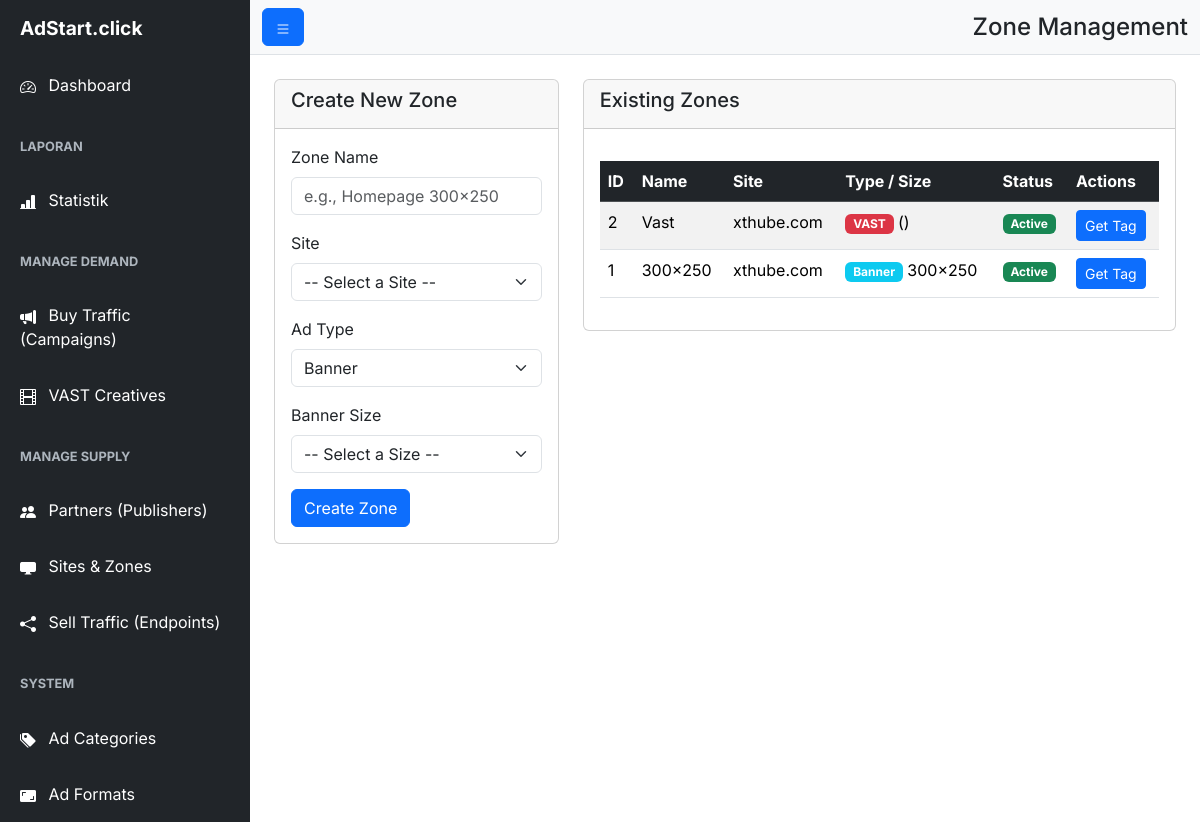
The app's page /admin/zones.php with its own data.
### tables this page shows
CREATE TABLE `zones` (
  `id` int(11) NOT NULL,
  `name` varchar(255) NOT NULL,
  `site_id` int(11) NOT NULL,
  `ad_type` enum('banner','vast') NOT NULL DEFAULT 'banner',
  `format_id` int(11) DEFAULT NULL COMMENT 'Hanya untuk tipe banner',
  `status` enum('active','paused') NOT NULL DEFAULT 'active'
);

CREATE TABLE `sites` (
  `id` int(11) NOT NULL,
  `publisher_id` int(11) NOT NULL,
  `domain` varchar(255) NOT NULL,
  `category_id` int(11) NOT NULL,
  `status` enum('active','pending','rejected') NOT NULL DEFAULT 'pending'
);

CREATE TABLE `ad_formats` (
  `id` int(11) NOT NULL,
  `width` int(11) NOT NULL,
  `height` int(11) NOT NULL,
  `format_name` varchar(100) NOT NULL
);

### admin/zones.php (the view, shortened to what this page needs)
<?php
require_once 'db.php';
$zones_query = "SELECT z.*, s.domain, f.width, f.height, f.format_name FROM zones z JOIN sites s ON z.site_id = s.id LEFT JOIN ad_formats f ON z.format_id = f.id ORDER BY z.id DESC";
$zones = $pdo->query($zones_query)->fetchAll();
include 'includes/header.php';
?>
<div class="row">
    <div class="col-lg-4">
        <div class="card">
            <div class="card-header"><h5 class="card-title">Create New Zone</h5></div>
            <div class="card-body">
                <form method="POST" action="zones.php">
                    <div class="mb-3">
                        <label for="name" class="form-label">Zone Name</label>
                        <input type="text" class="form-control" id="name" name="name" placeholder="e.g., Homepage 300x250" required>
                    </div>
                    <div class="mb-3">
                        <label for="site_id" class="form-label">Site</label>
                        <select class="form-select" id="site_id" name="site_id" required>
                            <option value="" disabled selected>-- Select a Site --</option>
                        </select>
                    </div>
                    <div class="mb-3">
                        <label for="ad_type" class="form-label">Ad Type</label>
                        <select class="form-select" id="ad_type" name="ad_type" required>
                            <option value="banner">Banner</option>
                        </select>
                    </div>
                    <div class="mb-3" id="format_container">
                        <label for="format_id" class="form-label">Banner Size</label>
                        <select class="form-select" id="format_id" name="format_id">
                            <option value="">-- Select a Size --</option>
                        </select>
                    </div>
                    <button type="submit" name="create_zone" class="btn btn-primary">Create Zone</button>
                </form>
            </div>
        </div>
    </div>
    <div class="col-lg-8">
        <div class="card">
            <div class="card-header"><h5 class="card-title">Existing Zones</h5></div>
            <div class="card-body">
                <div class="table-responsive">
                    <table class="table table-striped table-hover">
                        <thead class="table-dark">
                            <tr>
                                <th>ID</th>
                                <th>Name</th>
                                <th>Site</th>
                                <th>Type / Size</th>
                                <th>Status</th>
                                <th>Actions</th>
                            </tr>
                        </thead>
                        <tbody>
                            <?php foreach ($zones as $zone): ?>
                            <tr>
                                <td><?php echo $zone['id']; ?></td>
                                <td><?php echo htmlspecialchars($zone['name']); ?></td>
                                <td><?php echo htmlspecialchars($zone['domain']); ?></td>
                                <td>
                                    <?php if($zone['ad_type'] == 'banner'): ?>
                                        <span class="badge bg-info">Banner</span> <?php echo "{$zone['width']}x{$zone['height']}"; ?>
                                    <?php else: ?>
                                        <span class="badge bg-danger">VAST</span> (<?php echo $zone['format_name']; ?>)
                                    <?php endif; ?>
                                </td>
                                <td><span class="badge bg-<?php echo $zone['status'] == 'active' ? 'success' : 'secondary'; ?>"><?php echo ucfirst($zone['status']); ?></span></td>
                                <td>
                                    <button type="button" class="btn btn-sm btn-primary get-ad-tag-btn"
                                            data-bs-toggle="modal" data-bs-target="#adTagModal"
                                            data-zone-id="<?php echo $zone['id']; ?>"
                                            data-ad-type="<?php echo $zone['ad_type']; ?>"
                                            data-width="<?php echo $zone['width']; ?>"
                                            data-height="<?php echo $zone['height']; ?>">
                                        Get Tag
                                    </button>
                                </td>
                            </tr>
                            <?php endforeach; ?>
                        </tbody>
                    </table>
                </div>
            </div>
        </div>
    </div>
</div>
<?php include 'includes/footer.php'; ?>

### admin/assets/css/style.css (style rules this page uses)
body { font-family: 'Inter', sans-serif; overflow-x: hidden; }
.card-header { font-weight: 600; }
.table-responsive { margin-top: 1rem; }

### records on screen
zones: id "2", name "Vast", site.domain "xthube.com", status "Active"
zones: id "1", name "300x250", site.domain "xthube.com", ad_formats.width "300", ad_formats.height "250", status "Active"

### other values on screen
$page_title "Zone Management"
